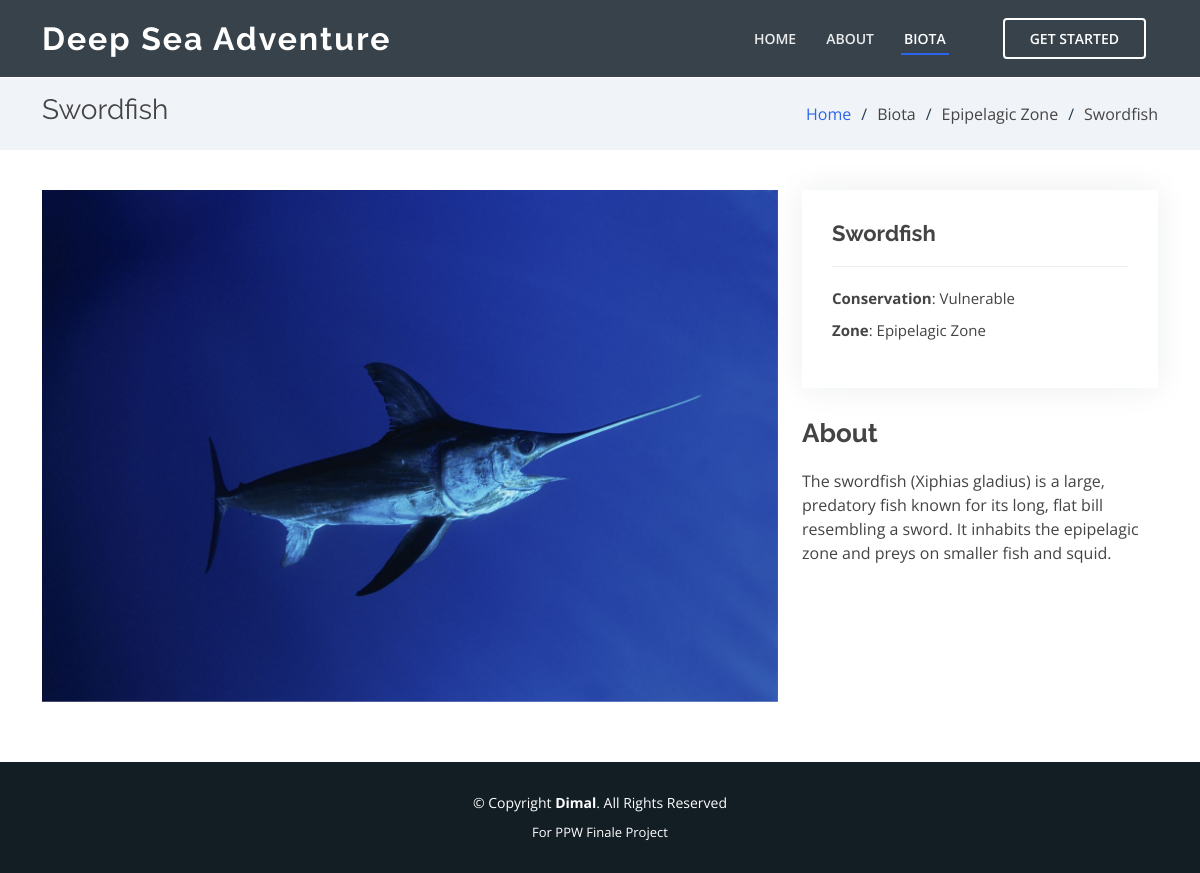
The app's page /animal.php?id=3 with its own data.
### tables this page shows
CREATE TABLE `marine_biota` (
  `biota_id` int(11) NOT NULL,
  `biota_name` varchar(255) NOT NULL,
  `biota_description` text DEFAULT NULL,
  `depth_zone_id` int(11) DEFAULT NULL,
  `image_path` varchar(255) DEFAULT NULL,
  `conservation_status` varchar(50) DEFAULT NULL
);

CREATE TABLE `depth_zones` (
  `depth_zone_id` int(11) NOT NULL,
  `depth_zone_name` varchar(255) NOT NULL,
  `depth_zone_description` text DEFAULT NULL,
  `min_depth` float NOT NULL,
  `max_depth` float NOT NULL
);

### functions/functions.php (called while the page is built, shortened)
<?php
include_once "conn.php";
function getAnimal($id){
    global $mysql;
    $allData = [];
    $query = "SELECT m.*,d.depth_zone_name AS depth_name FROM marine_biota m JOIN depth_zones d ON m.depth_zone_id=d.depth_zone_id AND m.biota_id='$id'";
    $res = mysqli_query($mysql,$query);
    while($row=mysqli_fetch_assoc($res)){
        $allData[] = $row;
    }
    return $allData[0];
}

### animal.php (the view, shortened to what this page needs)
<?php
include_once "functions/functions.php";
$animal = getAnimal($_GET["id"]);
?>
<!DOCTYPE html>
<html lang="en">
<head>
  <link href="assets/vendor/aos/aos.css" rel="stylesheet">
  <link href="assets/vendor/bootstrap/css/bootstrap.min.css" rel="stylesheet">
  <link href="assets/vendor/bootstrap-icons/bootstrap-icons.css" rel="stylesheet">
  <link href="assets/vendor/boxicons/css/boxicons.min.css" rel="stylesheet">
  <link href="assets/vendor/glightbox/css/glightbox.min.css" rel="stylesheet">
  <link href="assets/vendor/remixicon/remixicon.css" rel="stylesheet">
  <link href="assets/vendor/swiper/swiper-bundle.min.css" rel="stylesheet">
  <link href="assets/css/style.css" rel="stylesheet">
</head>
<body>
  <header id="header" class="fixed-top header-inner-pages">
    <div class="container d-flex align-items-center justify-content-between">
      <h1 class="logo"><a href="./">Deep Sea Adventure</a></h1>
      <nav id="navbar" class="navbar">
        <ul>
          <li><a class="nav-link scrollto " href="./">Home</a></li>
          <li><a class="nav-link scrollto" href="./#about">About</a></li>
          <li><a class="nav-link scrollto active " href="./#portfolio">Biota</a></li>
          <li><a class="getstarted scrollto" href="quis/">
            <?php
            if(isset($_COOKIE["user_id"])){
              echo getName($_COOKIE["user_id"]);
            }else{
              echo "Get Started";
            }
            ?>
          </a></li>
        </ul>
      </nav>
    </div>
  </header>
  <main id="main">
    <section id="breadcrumbs" class="breadcrumbs">
      <div class="container">
        <div class="d-flex justify-content-between align-items-center">
          <h2><?=$animal["biota_name"]?></h2>
          <ol>
            <li><a href="./">Home</a></li>
            <li>Biota</li>
            <li><?=$animal["depth_name"]?></li>
            <li><?=$animal["biota_name"]?></li>
          </ol>
        </div>
      </div>
    </section>
    <section id="portfolio-details" class="portfolio-details">
      <div class="container">
        <div class="row gy-4">
          <div class="col-lg-8">
            <div class="portfolio-details-slider swiper">
              <div class="swiper-wrapper align-items-center">
                <div class="swiper-slide">
                  <img src="assets/<?=$animal["image_path"]?>" alt="">
                </div>
              </div>
            </div>
          </div>
          <div class="col-lg-4">
            <div class="portfolio-info">
              <h3><?=$animal['biota_name']?></h3>
              <ul>
                <li><strong>Conservation</strong>: <?=$animal["conservation_status"]?></li>
                <li><strong>Zone</strong>: <?=$animal["depth_name"]?></li>
              </ul>
            </div>
            <div class="portfolio-description">
              <h2>About</h2>
              <p>
              <?=$animal["biota_description"]?>
              </p>
            </div>
          </div>
        </div>
      </div>
    </section>
  </main>
  <footer id="footer">
    <div class="container">
      <div class="copyright">
        &copy; Copyright <strong><span>Dimal</span></strong>. All Rights Reserved
      </div>
      <div class="credits">
        For PPW Finale Project
      </div>
    </div>
  </footer>
</body>
</html>

### assets/css/style.css (style rules this page uses)
body { font-family: "Open Sans", sans-serif; color: #444444; }
a { color: #2B65EC; text-decoration: none; }
h1, h2, h3, h4, h5, h6 { font-family: "Raleway", sans-serif; }
#header { transition: all 0.5s; z-index: 997; padding: 20px 0; }
#header.header-scrolled, #header.header-inner-pages { background: rgba(21, 34, 43, 0.85); padding: 10px 0; }
#header .logo { font-size: 32px; margin: 0; padding: 0; line-height: 1; font-weight: 700; letter-spacing: 2px; }
#header .logo a { color: #fff; }
.navbar { padding: 0; }
.navbar ul { margin: 0; padding: 0; display: flex; list-style: none; align-items: center; }
.navbar li { position: relative; }
.navbar>ul>li { white-space: nowrap; padding: 8px 12px; }
.navbar a, .navbar a:focus { display: flex; align-items: center; position: relative; justify-content: space-between; padding: 0 3px; font-size: 14px; text-transform: uppercase; font-weight: 600; color: rgba(255, 255, 255, 0.9); white-space: nowrap; transition: 0.3s; }
.navbar>ul>li>a:before { content: ""; position: absolute; width: 100%; height: 2px; bottom: -6px; left: 0; background-color: #2B65EC; visibility: hidden; width: 0px; transition: all 0.3s ease-in-out 0s; }
.navbar a:hover:before, .navbar li:hover>a:before, .navbar .active:before { visibility: visible; width: 100%; }
.navbar a:hover, .navbar .active, .navbar .active:focus, .navbar li:hover>a { color: #fff; }
.navbar .getstarted, .navbar .getstarted:focus { padding: 8px 25px; margin-left: 30px; border-radius: 4px; color: #fff; border: 2px solid #fff; }
.navbar>ul>li>.getstarted:before { visibility: hidden; }
section { padding: 60px 0; overflow: hidden; }
.portfolio-details { padding-top: 40px; }
.portfolio-details .portfolio-details-slider img { width: 100%; }
.portfolio-details .portfolio-info { padding: 30px; box-shadow: 0px 0 30px rgba(21, 34, 43, 0.08); }
.portfolio-details .portfolio-info h3 { font-size: 22px; font-weight: 700; margin-bottom: 20px; padding-bottom: 20px; border-bottom: 1px solid #eee; }
.portfolio-details .portfolio-info ul { list-style: none; padding: 0; font-size: 15px; }
.portfolio-details .portfolio-info ul li+li { margin-top: 10px; }
.portfolio-details .portfolio-description { padding-top: 30px; }
.portfolio-details .portfolio-description h2 { font-size: 26px; font-weight: 700; margin-bottom: 20px; }
.portfolio-details .portfolio-description p { padding: 0; }
.breadcrumbs { padding: 15px 0; background: #f0f4f8; min-height: 40px; margin-top: 78px; }
.breadcrumbs h2 { font-size: 28px; font-weight: 400; }
.breadcrumbs ol { display: flex; flex-wrap: wrap; list-style: none; padding: 0; margin: 0; }
.breadcrumbs ol li+li { padding-left: 10px; }
.breadcrumbs ol li+li::before { display: inline-block; padding-right: 10px; color: #263d4d; content: "/"; }
#footer { background: #121d24; padding: 0 0 30px 0; color: #fff; font-size: 14px; }
#footer .copyright { text-align: center; padding-top: 30px; }
#footer .credits { padding-top: 10px; text-align: center; font-size: 13px; color: #fff; }

### records on screen
marine_biota: biota_name "Swordfish", depth_zone.depth_zone_name "Epipelagic Zone", image_path (picture), conservation_status "Vulnerable", biota_description "The swordfish (Xiphias gladius) is a large, predatory fish known for its long, flat bill resembling a sword. It inhabits the epipelagic zone and preys on smaller fish and squid."
